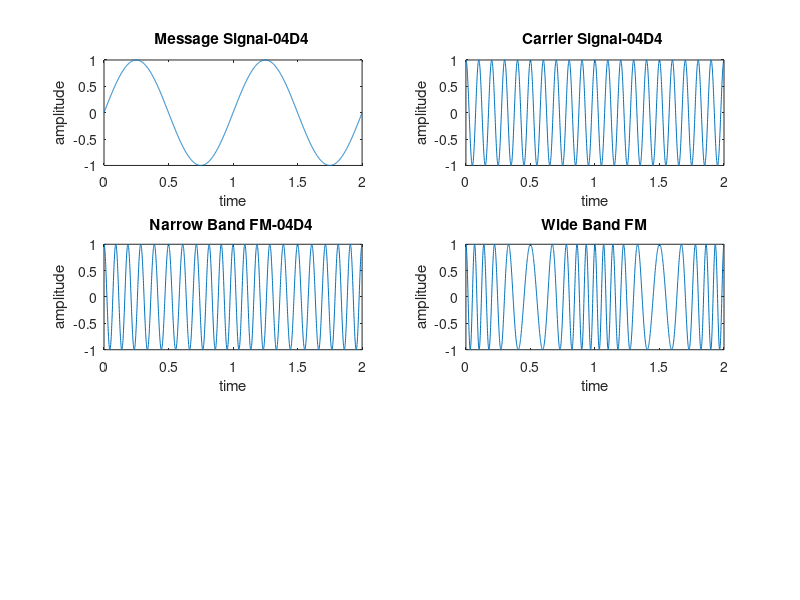

MATLAB code for this plot: (Note: this script raises an error after producing the figure.)
close all;
clear all;

fs = 1000;
t = 0:1/fs:2;   %Time Period

ac = 1;
am = 1;

fc = 10;
fm = 1;

wc = 2*pi*fc;
wm = 2*pi*fm;

c = ac.*cos(wc.*t); %Carrier Signal
m = am.*sin(wm.*t); %Message Signal

subplot(3,2,1);
plot(t,m);
title("Message Signal-04D4 ");
ylabel('amplitude');
xlabel("time");

subplot(3,2,2);
plot(t,c);
title("Carrier Signal-04D4 ");
ylabel('amplitude');
xlabel("time");

b = 1;
s1 = ac.*cos(wc.*t +b.*m);  %Single Tone FM(Narrow Band)
subplot(3,2,3);
plot(t,s1);
title("Narrow Band FM-04D4 ");
ylabel('amplitude');
xlabel("time");

b = 5;
s2 = ac.*cos(wc.*t +b.*m);  %Single Tone FM(Wide Band)
subplot(3,2,4);
plot(t,s2);
title("Wide Band FM");
ylabel('amplitude');
xlabel("time");    

%demodulation - narrow band fm
d = s1.* c;
d1 = fmdemod(s1,fc,fs,fc+2);
[b,a] = butter(2,2*fm/fs);
z = filter(b,a,d1);
subplot(3,2,5)
plot(t,z);
title("demodulation -narrow band fm");

%demodulation - wide band fm
d = s2.* c;
d2 = fmdemod(s2,fc,fs,fc+2);
[b,a] = butter(2,2*fm/fs);
z = filter(b,a,d2);
subplot(3,2,6)
plot(t,z);
title("demodulation - wide band fm");